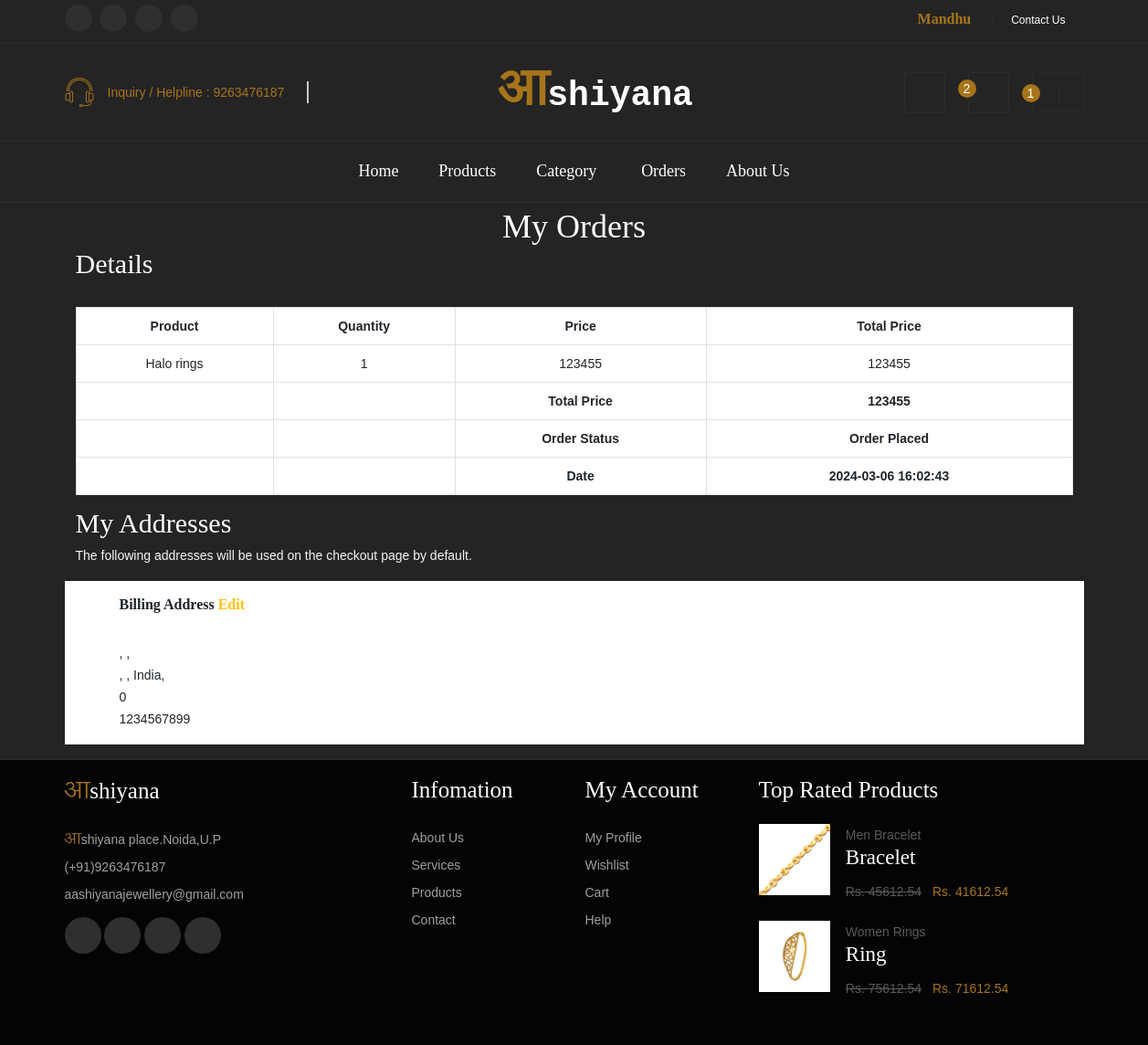
The app's page /viewOrder.php?id=401 (signed in) with its own data.
### tables this page shows
CREATE TABLE `order_items` (
  `id` int(11) NOT NULL,
  `order_id` int(11) NOT NULL,
  `product_id` int(11) NOT NULL,
  `quantity` int(11) NOT NULL,
  `product_price` int(11) NOT NULL
);

CREATE TABLE `products` (
  `product_id` int(100) NOT NULL,
  `name` varchar(100) NOT NULL,
  `collection` varchar(255) NOT NULL,
  `cat_id` int(255) NOT NULL,
  `details` varchar(500) NOT NULL,
  `image` varchar(100) NOT NULL,
  `category` varchar(255) NOT NULL,
  `price` int(255) NOT NULL,
  `net_price` int(255) NOT NULL
);

CREATE TABLE `orders` (
  `id` int(100) NOT NULL,
  `user_id` int(100) NOT NULL,
  `total_price` bigint(100) NOT NULL,
  `order_status` varchar(20) NOT NULL,
  `placed_on` datetime NOT NULL DEFAULT current_timestamp(),
  `firstname` varchar(255) NOT NULL,
  `lastname` varchar(255) NOT NULL,
  `email` varchar(255) NOT NULL,
  `phone` bigint(11) NOT NULL,
  `address` varchar(255) NOT NULL,
  `address2` varchar(255) NOT NULL,
  `code` int(11) NOT NULL,
  `city` varchar(255) NOT NULL,
  `state` varchar(255) NOT NULL,
  `country` varchar(255) NOT NULL
);

### viewOrder.php (the view, shortened to what this page needs)
<!DOCTYPE html>
<html lang="en">
<head>
    <link rel="stylesheet" href="https://stackpath.bootstrapcdn.com/bootstrap/5.0.0-alpha2/css/bootstrap.min.css">
    <link rel="stylesheet" href="http://code.ionicframework.com/ionicons/2.0.1/css/ionicons.min.css">
    <link rel="stylesheet" href="https://cdnjs.cloudflare.com/ajax/libs/OwlCarousel2/2.3.4/assets/owl.carousel.min.css">
    <link rel="stylesheet" href="https://cdnjs.cloudflare.com/ajax/libs/animate.css/4.1.1/animate.min.css">
    <link rel="stylesheet" href="https://cdnjs.cloudflare.com/ajax/libs/slick-carousel/1.8.1/slick.min.css">
    <link rel="stylesheet" href="style.css">
    <link rel="stylesheet" href="style2.css">
    <link rel="stylesheet" href="responsive.css">
</head>
<body>
    <div class="home_black_version">
        <?php include('header.php') ?>
        <div class="container text-white">
            <h2 class='text-center text-white mt-2' style="font-family:poppins;">My Orders</h2>
            <section id="content">
                <div class="content-blog content-account">
                    <div class="container">
                        <div class="row">
                            <div class="col-md-12">
                                <h3 style="font-family:poppins;">Details</h3>
                                <br>
                                <table
                                    class="cart-table account-table table table-bordered bg-white text-dark text-center">
                                    <thead>
                                        <tr>
                                            <th>Product</th>
                                            <th>Quantity</th>
                                            <th>Price</th>
                                            <th>Total Price</th>
                                        </tr>
                                    </thead>
                                    <tbody>
                                        <?php
                                        $cum_id = $_SESSION['customerid'];
                                        if (isset($_GET['id'])) {
                                            $ord_id = $_GET['id'];
                                        }
                                        $sql_orders = "SELECT * FROM orders WHERE id = ' $ord_id' and user_id = ' $cum_id'";
                                        $result_orders = mysqli_query($conn, $sql_orders);
                                        $row_orders = mysqli_fetch_assoc($result_orders);
                                        $sql = "SELECT * FROM order_items WHERE order_id = ' $ord_id'";
                                        $result = mysqli_query($conn, $sql);
                                        if (mysqli_num_rows($result) > 0) {
                                            while ($row = mysqli_fetch_assoc($result)) {
                                                $prodID = $row['product_id'];
                                                ?>
                                                <tr>
                                                    <td>
                                                        <?php
                                                        $sql_product = "SELECT * FROM products WHERE product_id = '$prodID' ";
                                                        $result_product = mysqli_query($conn, $sql_product);
                                                        $row_product = mysqli_fetch_assoc($result_product);
                                                        ?>
                                                        <a href="details.php?id=<?php echo $row_product['product_id']; ?>">
                                                            <?php echo $row_product['name']; ?>
                                                        </a>
                                                    </td>
                                                    <td>
                                                        <?php echo $row['quantity']; ?>
                                                    </td>
                                                    <td>
                                                        <?php echo $row_product['net_price']; ?>
                                                    </td>
                                                    <td>
                                                        <?php echo $row['quantity'] * $row_product['net_price']; ?>
                                                    </td>
                                                </tr>
                                                <?php
                                            }
                                        } else {
                                            echo "<tr><td colspan='4'>No results found</td></tr>";
                                        }
                                        ?>
                                    </tbody>
                                    <tfooer>
                                        <tr>
                                            <th></th>
                                            <th></th>
                                            <th>Total Price</th>
                                            <th>
                                                <?php echo $row_orders['total_price']; ?>
                                            </th>
                                        </tr>
                                        <tr>
                                            <th></th>
                                            <th></th>
                                            <th>Order Status</th>
                                            <th>
                                                <?php echo $row_orders['order_status']; ?>
                                            </th>
                                        </tr>
                                        <tr>
                                            <th></th>
                                            <th></th>
                                            <th>Date</th>
                                            <th>
                                                <?php echo $row_orders['placed_on']; ?>
                                            </th>
                                        </tr>
                                    </tfooer>
                                </table>
                                <div class="ma-address">
                                    <h3 style="font-family:poppins;">My Addresses</h3>
                                    <p>The following addresses will be used on the checkout page by default.</p>
                                    <div class="row  bg-white text-dark px-5 py-3 mb-3">
                                        <div class="col-md-6">
                                            <h4 style="font-family:poppins;">Billing Address <a
                                                    href="updateAddress.php?id=<?php echo $ord_id; ?>"
                                                    class="text-warning">Edit</a></h4>
                                            <?php
                                            $sql_add = "SELECT * FROM orders WHERE id = '$ord_id' ";
                                            $result_add = mysqli_query($conn, $sql_add);
                                            $row_add = mysqli_fetch_assoc($result_add);
                                            echo $row_add['firstname'] . " " . $row_add['lastname'] . "<br>";
                                            echo $row_add['address'] . " , " . $row_add['address2'] . ","  . "<br>";
                                            echo $row_add['city'] . " , " . $row_add['state'] . " , " . $row_add['country'] . ","  . "<br>";
                                            echo $row_add['code'] . "<br>";
                                            echo $row_add['phone'] . "<br>";
                                            ?>
                                        </div>
                                    </div>
                                </div>
                            </div>
                        </div>
                    </div>
                </div>
            </section>
        </div>
        <?php include('footer.php') ?>
    </div>
</body>
</html>

### style.css (style rules this page uses)
* { box-sizing: border-box; }
*, *::after, *::before { box-sizing: border-box; }
html, body { height: 100%; }
body { line-height: 24px; font-size: 14px; font-style: normal; font-weight: 400; visibility: visible; font-family: "Poppins", sans-serif; color: #5a5a5a; }
h1, h2, h3, h4, h5, h6 { font-weight: 400; margin-top: 0; font-family: "Baloo 2", cursive; }
h2 { font-size: 36px; line-height: 36px; }
h3 { font-size: 30px; line-height: 30px; }
h4 { font-size: 16px; line-height: 19px; font-weight: 700; }
a, button { color: inherit; line-height: inherit; text-decoration: none; cursor: pointer; }
.home_black_version { background: #242424; }
.text-overlay h1,p { color: whitesmoke; }

### records on screen
order_items: product.name "Halo rings", quantity "1", product.net_price "123455", $row['quantity']*$row_product['net_price'] "123455"
orders: total_price "123455", order_status "Order Placed", placed_on "2024-03-06 16:02:43", country "India", code "0", phone "1234567899"

### other values on screen
$_SESSION['name'] "Mandhu"
$count1 "2"
$count "1"
